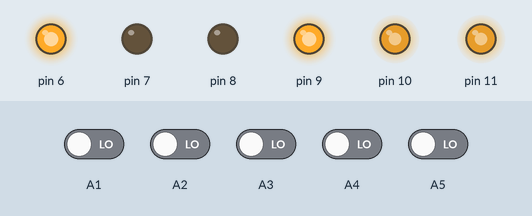
The sketch below on a simulated Arduino Uno, built with avr-gcc and run on an emulated ATmega328P. Parts: output pins drawn as LEDs (lit = HIGH). Inputs (shaded band) come from the test bench; at power-on: A1–5 LOW. What the sketch prints to the serial monitor is not drawn.

Above: at 1.2 s.
1.3 s: A1 driven HIGH
At 2.5 s:
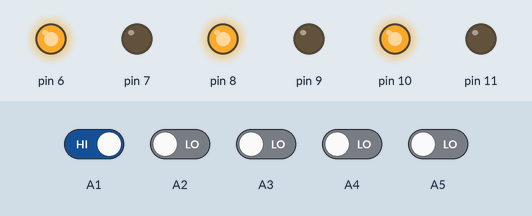
3.0 s: A2 driven HIGH
At 3.7 s:
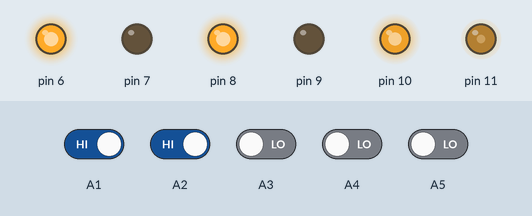
4.5 s: A5 driven HIGH
At 4.8 s:
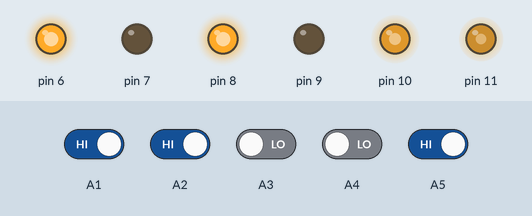
6.0 s: A4 driven HIGH
At 7.1 s:
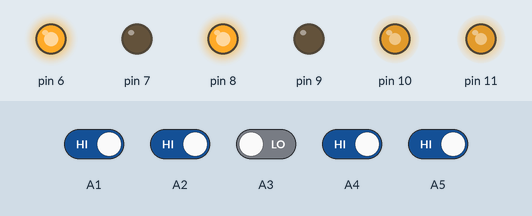
7.5 s: A1 driven LOW
At 8.3 s:
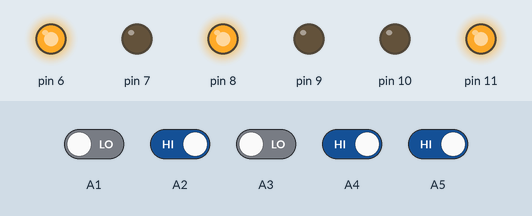
9.0 s: A2 driven LOW
At 9.5 s:
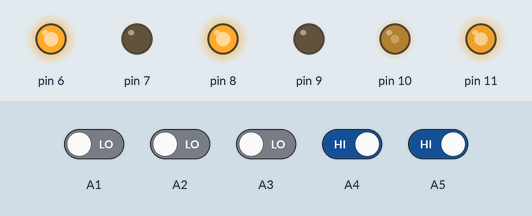
Timing chart, 0 to 11.5 s (numbered marks = the images above; inputs shaded):
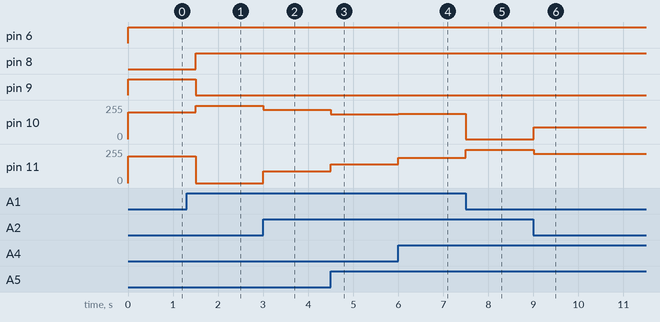

The sketch:

LineFollowerCar.ino
```cpp
byte SpMax = 190;
int demcross = 0;
byte previousStatus = 0;
byte recentStatus = 0;

// Hàm thiết lập
void setup() {
  Serial.begin(9600);

  // Thiết lập các chân điều khiển động cơ
  for (int i = 6; i <= 9; i++) pinMode(i, OUTPUT);

  // Thiết lập các chân cảm biến
  for (int i = A1; i <= A5; i++) pinMode(i, INPUT);
}

void loop() {
  doline();
}

// Hàm điều khiển hướng di chuyển của robot
void doline() {
  previousStatus = recentStatus;
  recentStatus = trangThai5CamBien();
  Serial.println(demcross);

  int status = trangThai5CamBien();

  // Kiểm tra trạng thái để điều khiển
  if (status == 100) {
    if (previousStatus != 100) demcross++;
    Rephai(200, 200);
    delay(300);
  } else if (status == 200) {
    // Dừng lại hoặc không làm gì khi trạng thái là 200
  } else {
    dieuKhienRobot(status);
  }
}

// Hàm điều khiển tốc độ và hướng robot dựa trên trạng thái cảm biến
void dieuKhienRobot(int status) {
  int speedL = SpMax, speedR = SpMax;

  switch (status) {
    case 0: break;
    case 1: speedL -= 50; speedR -= 5; break;
    case 2: speedL -= 100; speedR += 30; break;
    case 3: speedL = 0; speedR += 60; break;
    case -1: speedL -= 5; speedR -= 50; break;
    case -2: speedL += 30; speedR -= 100; break;
    case -3: speedL += 60; speedR = 0; break;
  }

  Tien(speedL, speedR);
}

// Kiểm tra trạng thái cảm biến dựa trên mức độ lệch
int trangThai5CamBien() {
  int sens1 = IFSensor(A1);
  int sens2 = IFSensor(A2);
  int sens3 = IFSensor(A3);
  int sens4 = IFSensor(A4);
  int sens5 = IFSensor(A5);

  int sensorSum = abs(sens1) + abs(sens2) + abs(sens3) + abs(sens4) + abs(sens5);

  if (sensorSum == 0) return 200;
  if (sensorSum == 5) return 100;

  return lechvach5mat(sens1, sens2, sens3, sens4, sens5);
}

// Tính toán mức độ lệch của robot dựa trên cảm biến
int lechvach5mat(int sens1, int sens2, int sens3, int sens4, int sens5) {
  int lechvach = -2 * sens1 - sens2 + sens4 + 2 * sens5;

  if (lechvach == -3) return -2;
  if (lechvach == -2) return -3;
  if (lechvach == -1) return -1;
  if (lechvach == 0) return 0;
  if (lechvach == 1) return 1;
  if (lechvach == 2) return 3;
  if (lechvach == 3) return 2;

  return 0;
}

// Hàm kiểm tra cảm biến
boolean IFSensor(byte PinNumb) {
  return !digitalRead(PinNumb);
}

// Hàm điều khiển robot tiến, trái, phải, lui
void dieuKhienDongCo(byte speedL, byte speedR, byte in1A, byte in2A, byte in1B, byte in2B) {
  analogWrite(11, speedL);
  analogWrite(10, speedR);

  digitalWrite(6, in1A);
  digitalWrite(7, in2A);
  digitalWrite(8, in1B);
  digitalWrite(9, in2B);
}

void Tien(byte speedL, byte speedR) {
  dieuKhienDongCo(speedL, speedR, 1, 0, 1, 0);
}

void Lui(byte speedL, byte speedR) {
  dieuKhienDongCo(speedL, speedR, 0, 1, 0, 1);
}

void Rephai(byte speedL, byte speedR) {
  dieuKhienDongCo(speedL, speedR, 1, 0, 0, 1);
}

void Retrai(byte speedL, byte speedR) {
  dieuKhienDongCo(speedL, speedR, 0, 1, 1, 0);
}
```

Measured:
- after the input at 1.3 s, pin 8: LOW → HIGH after 0.20 s; pin 9: HIGH → LOW after 0.20 s; pin 10: 200/255 → 250/255 after 0.20 s; pin 11: 200/255 → 0/255 after 0.20 s
- after the input at 3.0 s, pin 10: 250/255 → 220/255 at once; pin 11: 0/255 → 90/255 at once
- after the input at 4.5 s, pin 10: 220/255 → 185/255 at once; pin 11: 90/255 → 140/255 at once
- after the input at 6.0 s, pin 10: 185/255 → 190/255 at once; pin 11: 140/255 → 190/255 at once
- after the input at 7.5 s, pin 10: 190/255 → 0/255 at once; pin 11: 190/255 → 250/255 at once
- after the input at 9.0 s, pin 10: 0/255 → 90/255 at once; pin 11: 250/255 → 220/255 at once
